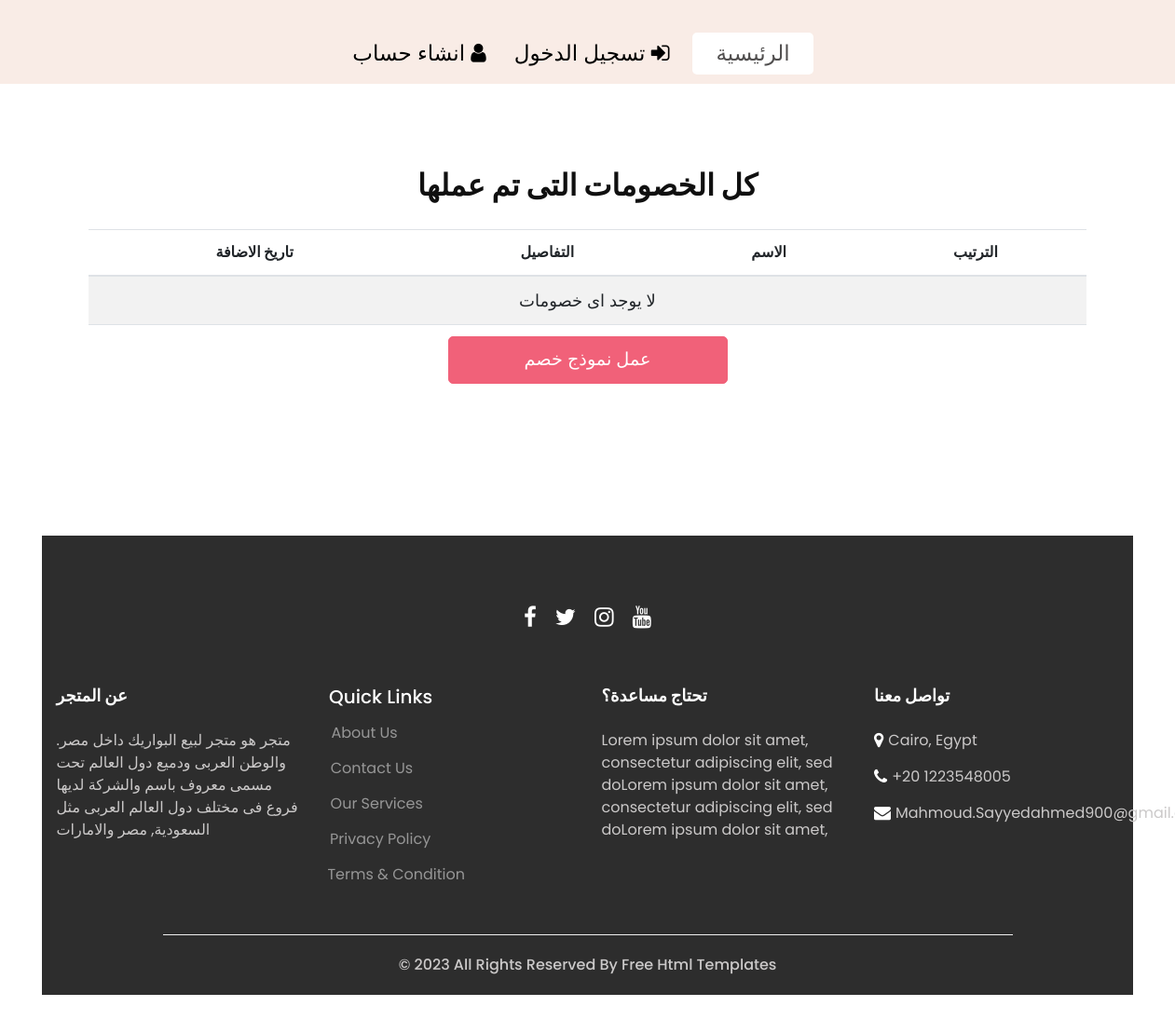
The page /show_all_penalities/ on the database as committed earlier.
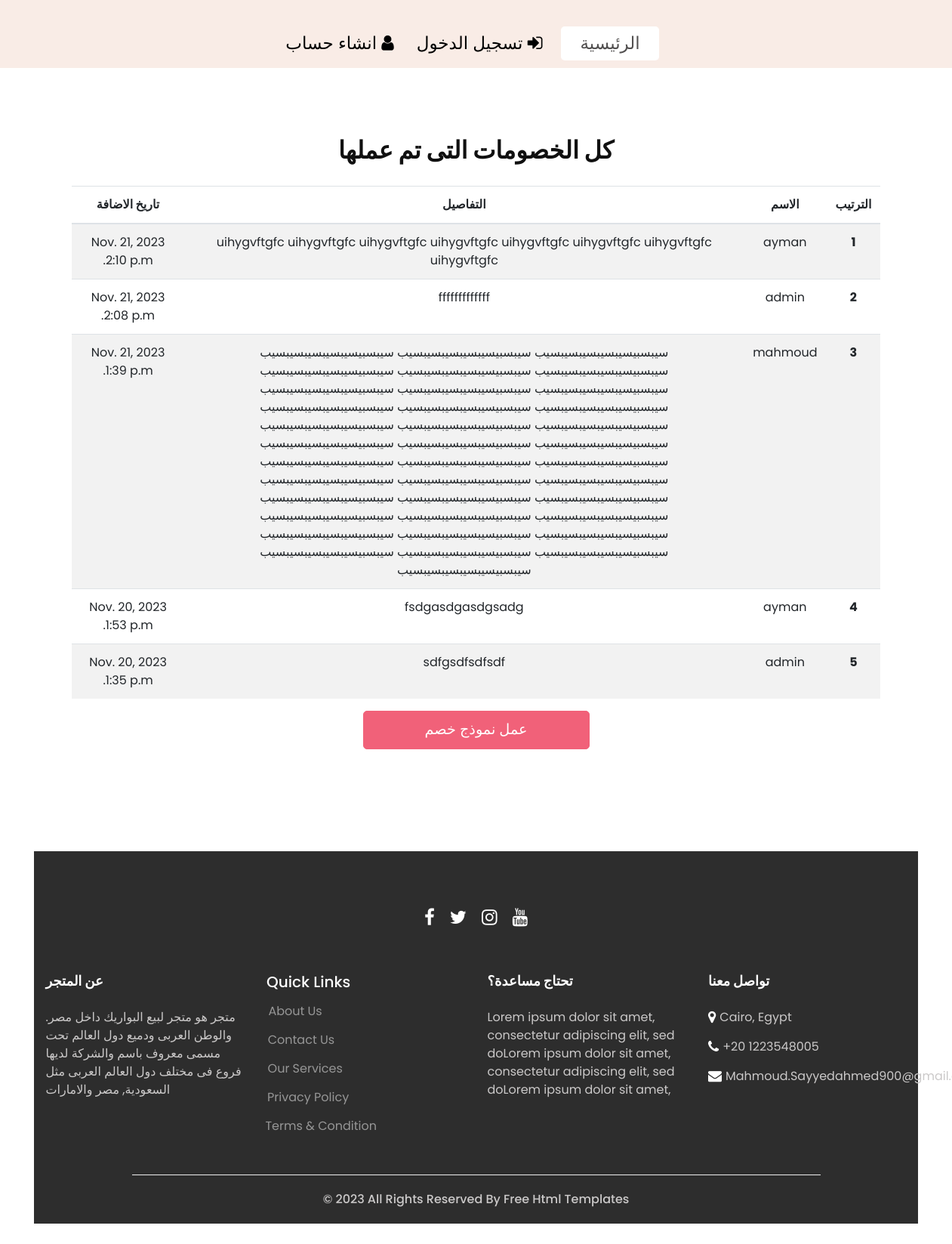
The same page on the database as committed later.
### core/models.py (models this page shows, shortened)
class Penality(models.Model):
    name = models.ForeignKey(User, on_delete=models.CASCADE)
    message = models.TextField(max_length=500)
    slug_link = models.SlugField()
    date = models.DateTimeField(auto_now_add=True)

### core/views.py (the view)
# urls.py: path('show_all_penalities/', views.show_all_penalities, name='show_all_penalities'),
def show_all_penalities(request):
    penalities = models.Penality.objects.all().order_by('-date')
    context = {
        'penalities' : penalities,
    }
    return render(request, 'core/penalities.html', context)

### templates/core/penalities.html (shortened to what this page needs)
{% extends 'partials/base.html' %}
{% block content %}
  <section class="shop_section layout_padding">
    <div class="container" style="max-width: 85%;">
      <div class="heading_container heading_center">
        <h2>
            كل الخصومات التى تم عملها
        </h2>
      </div>
      <div class="row">
        <table class="table table-striped" dir='rtl' style="text-align: center;">
            <thead>
              <tr>
                <th scope="col">الترتيب</th>
                <th scope="col">الاسم</th>
                <th scope="col"> التفاصيل</th>
                <th scope="col">تاريخ الاضافة</th>
              </tr>
            </thead>
            <tbody>
                {% for penality in penalities.all %}
                <tr>
                    <th scope="row">{{ forloop.counter }}</th>
                    <td>{{ penality.name }}</td>
                    <td>{{penality.message}}</td>
                    <td style="width: 150px;">{{penality.date|date}} {{penality.date|time}}</td>
                </tr>
                {% empty %}
                <tr>
                    <td colspan='8' style="font-size:large">لا يوجد اى خصومات</td>
                </tr>
                <tr>
                    <td colspan="6">
                        <div class="penality_btn">
                            <a href="{% url 'add_penality' %}">
                              عمل نموذج خصم
                            </a>
                        </div>
                    </td>
                </tr>
                {% endfor %}
            </tbody>
        </table>
      </div>
    {% if penalities %}
        <div class="penality_btn">
            <a href="{% url 'add_penality' %}">
                عمل نموذج خصم
            </a>
        </div>
    {% endif %}
    </div>
  </section>
{% endblock content %}

Rows that differ between the two databases and show on the page:
added Penality: name "ayman", message "uihygvftgfc uihygvftgfc uihygvftgfc uihygvftgfc uihygvftgfc uihygvftgfc uihygvftgfc uihygvftgfc", date "Nov. 21, 2023", date "2:10 p.m."
added Penality: name "admin", message "fffffffffffff", date "Nov. 21, 2023", date "2:08 p.m."
added Penality: name "mahmoud", message "سيبسبيسيبسيبسيبسيبسيب سيبسبيسيبسيبسيبسيبسيب سيبسبيسيبسيبسيبسيبسيب سيبسبيسيبسيبسيبسيبسيب سيبسبيسيبسيبسيبسيبسيب سيبسبيسيبسيبسيبسيبسيب سيبسبيسيبسيبسيبسيبسيب سيبسبيسيبسيبسيبسيبسيب سيبسبيسيبسيبسيبسيبسيب سيبسبيسيبسيبسيبسيبسيب سيبسبيسيبسيبسيبسيبسيب سيبسبيسيبسيبسيبسيبسيب سيبسبيسيبسيبسيبسيبسيب سيبسبيسيبسيبسيبسيبسيب سيبسبيسيبسيبسيبسيبسيب سيبسبيسيبسيبسيبسيبسيب سيبسبيسيبسيبسيبسيبسيب سيبسبيسيبسيبسيبسيبسيب سيبسبيسيبسيبسيبسيبسيب سيبسبيسيبسيبسيبسيبسيب سيبسبيسيبسيبسيبسيبسيب سيبسبيسيبسيبسيبسيبسيب سيبسبيسيبسيبسيبسيبسيب سيبسبيسيبسيبسيبسيبسيب سيبسبيسيبسيبسيبسيبسيب سيبسبيسيبسيبسيبسيبسيب سيبسبيسيبسيبسيبسيبسيب سيبسبيسيبسيبسيبسيبسيب سيبسبيسيبسيبسيبسيبسيب سيبسبيسيبسيبسيبسيبسيب سيبسبيسيبسيبسيبسيبسيب…", date "Nov. 21, 2023", date "1:39 p.m."
added Penality: name "ayman", message "fsdgasdgasdgsadg", date "Nov. 20, 2023", date "1:53 p.m."
added Penality: name "admin", message "sdfgsdfsdfsdf", date "Nov. 20, 2023", date "1:35 p.m."
Other text that changed with them:
text no longer shown: "لا يوجد اى خصومات"
